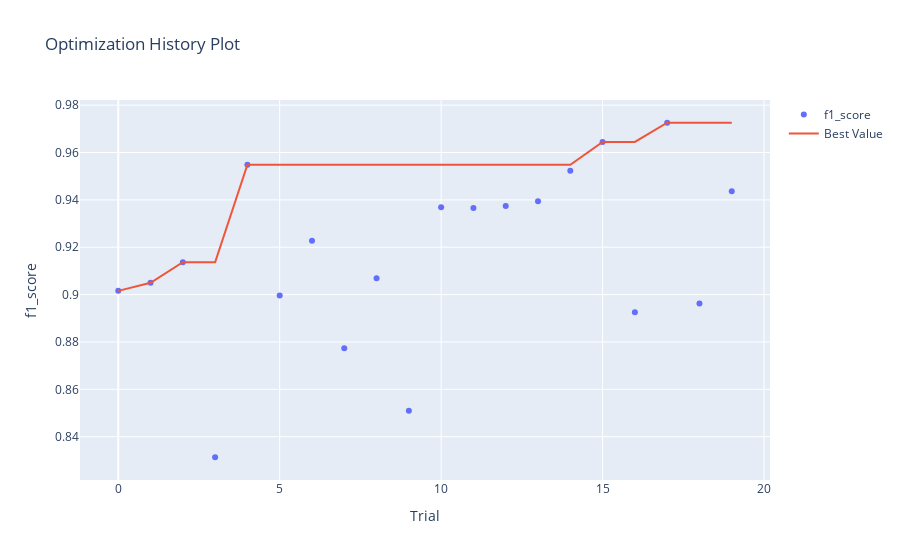

Notebook cell for this chart:
### Code cell
optuna.visualization.plot_optimization_history(study, target_name="f1_score")

### Figure 1 — Plotly figure (JSON) as saved in the notebook; plotly's stock layout.template omitted (floating-point values rounded to 4 significant figures)
{"data": [{"mode": "markers", "name": "f1_score", "type": "scatter", "x": [0, 1, 2, 3, 4, 5, 6, 7, 8, 9, 10, 11, 12, 13, 14, 15, 16, 17, 18, 19], "y": [0.9016, 0.905, 0.9137, 0.8313, 0.9548, 0.8996, 0.9227, 0.8774, 0.9069, 0.851, 0.9369, 0.9366, 0.9374, 0.9395, 0.9523, 0.9645, 0.8926, 0.9726, 0.8963, 0.9436]}, {"name": "Best Value", "type": "scatter", "x": [0, 1, 2, 3, 4, 5, 6, 7, 8, 9, 10, 11, 12, 13, 14, 15, 16, 17, 18, 19], "y": [0.9016, 0.905, 0.9137, 0.9137, 0.9548, 0.9548, 0.9548, 0.9548, 0.9548, 0.9548, 0.9548, 0.9548, 0.9548, 0.9548, 0.9548, 0.9645, 0.9645, 0.9726, 0.9726, 0.9726]}], "layout": {"title": {"text": "Optimization History Plot"}, "xaxis": {"title": {"text": "Trial"}}, "yaxis": {"title": {"text": "f1_score"}}}}
